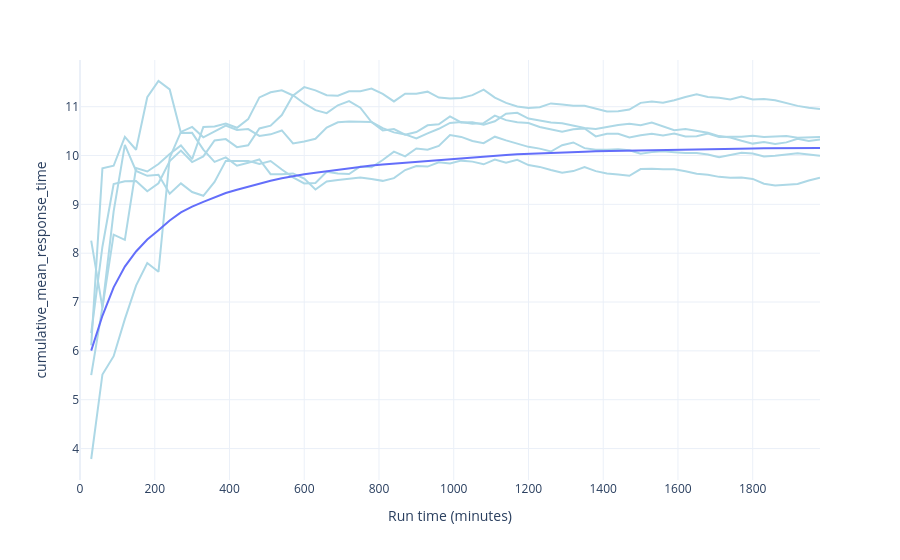

Notebook code for this chart:
### Code cell
plot_warm_up(audit=audit, metric="response_time", category="C3")
